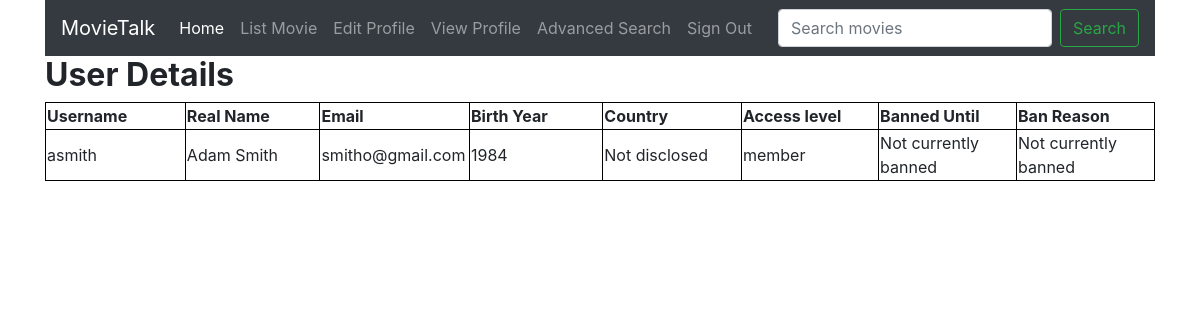
The page /php/userDetails.php?username=asmith (signed in) on the database its author committed.
### tables this page shows
CREATE TABLE `users` (
  `username` varchar(100) NOT NULL,
  `real_name` varchar(50) NOT NULL,
  `email` varchar(100) NOT NULL,
  `birth_year` int(4) UNSIGNED NOT NULL,
  `country` varchar(50) NOT NULL,
  `password` varchar(50) NOT NULL,
  `access_level` varchar(10) NOT NULL,
  `banned_until` datetime DEFAULT NULL,
  `ban_reason` varchar(50) DEFAULT NULL
);

### php/userDetails.php (the view, shortened to what this page needs)
<?php
require '../func/dbconnection.php';
  ?>
<!DOCTYPE html>
<html>
<head>
</head>
<body>
<?php require 'navigationbar.php'; ?>
<div class="container">
<h2><strong>User Details</strong></h2>
<?php
  if (isset($_GET['username']))
  {
  $query = "SELECT * FROM users ".'WHERE username = \''.$_GET['username'].'\'';
  $results = mysqli_query($connection, $query);
  echo '<table><tr>';
  echo '<th>Username</th>
  <th>Real Name</th>
  <th>Email</th>
  <th>Birth Year</th>
  <th>Country</th>
  <th>Access level</th>
  <th>Banned Until</th>
  <th>Ban Reason</th>';
  echo '</tr>';
  while ($row = $results->fetch_assoc())
  {
      echo '<td>'.$row['username'].'</td>';
      if ($row['real_name'] == '')
      {
        echo '<td>Not disclosed</td>';
      }
      else
      {
        echo '<td>'.$row['real_name'].'</td>';
      }
      echo '<td>'.$row['email'].'</td>';
      echo '<td>'.$row['birth_year'].'</td>';
      if ($row['country'] == '')
      {
        echo '<td>Not disclosed</td>';
      }
      else
      {
        echo '<td>'.$row['country'].'</td>';
      }
      echo '<td>'.$row['access_level'].'</td>';
      if ($row['banned_until'] == '0000-00-00 00:00:00')
      {
        echo '<td>Not currently banned</td>';
      }
      else
      {
        echo '<td>'.$row['banned_until'].'</td>';
      }
      if ($row['ban_reason'] == '')
      {
        echo '<td>Not currently banned</td>';
      }
      else
      {
        echo '<td>'.$row['ban_reason'].'</td>';
      }
  }
  echo '</tr></table>';
}
  ?>
  </div>
  </body>
</html>

### php/userDetails.php (style rules this page uses)
th,td { border: 1px solid black; width: 150px; }

### rows shown on the page
users: username "asmith", real_name "Adam Smith", email "smitho@gmail.com", birth_year "1984", country "Not disclosed", access_level "member", shows "Not currently banned", ban_reason "Not currently banned"
